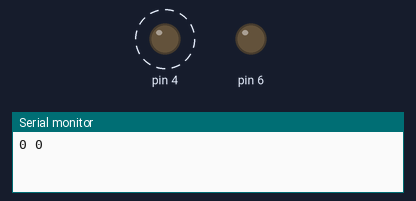
The sketch below on a simulated Arduino Uno, built with avr-gcc and run on an emulated ATmega328P. Shown: output pins drawn as LEDs (lit = HIGH), the last lines printed to the serial monitor. Dashed ring = blinking.

Above: at 0.05 s.
At 9.37 s:
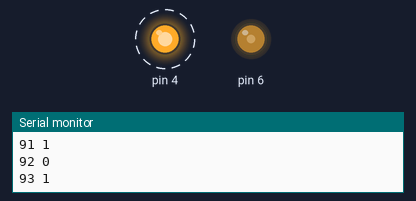
At 20.0 s:
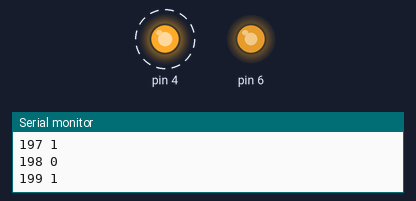
At 39.85 s:
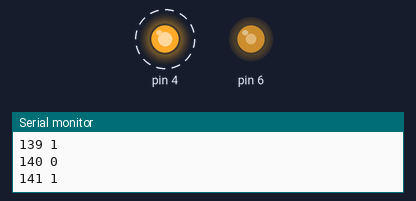
Timing chart, 0 to 40.0 s (numbered marks = the images above):
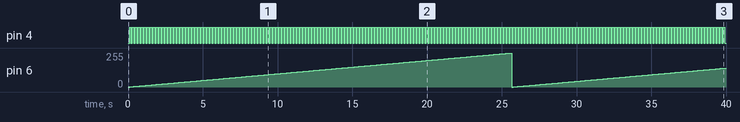

Measured:
- by itself, pin 4: alternates HIGH for 0.10 s and LOW for 0.10 s
- by itself, pin 6: 0/255 → 1/255 at 0.10 s, → 2/255 0.10 s later, → 3/255 0.10 s later, → 4/255 0.10 s later, … (398 changes in this stretch)

The sketch:

01myfirstarduino.ino
```cpp
int i = 0;
int j = 0;

void setup() {
  // put your setup code here, to run once:
  pinMode(4, OUTPUT);
  pinMode(6, OUTPUT);
  Serial.begin(9600);
}

void loop() {
  // put your main code here, to run repeatedly:
  digitalWrite(4, j);
  analogWrite(6, i);

  Serial.print(i);
  Serial.print(" ");
  Serial.println(j);

  i = (i+1) % 256;
  j = 1-j; // digital

  delay(100); // milliseconds
}
```
